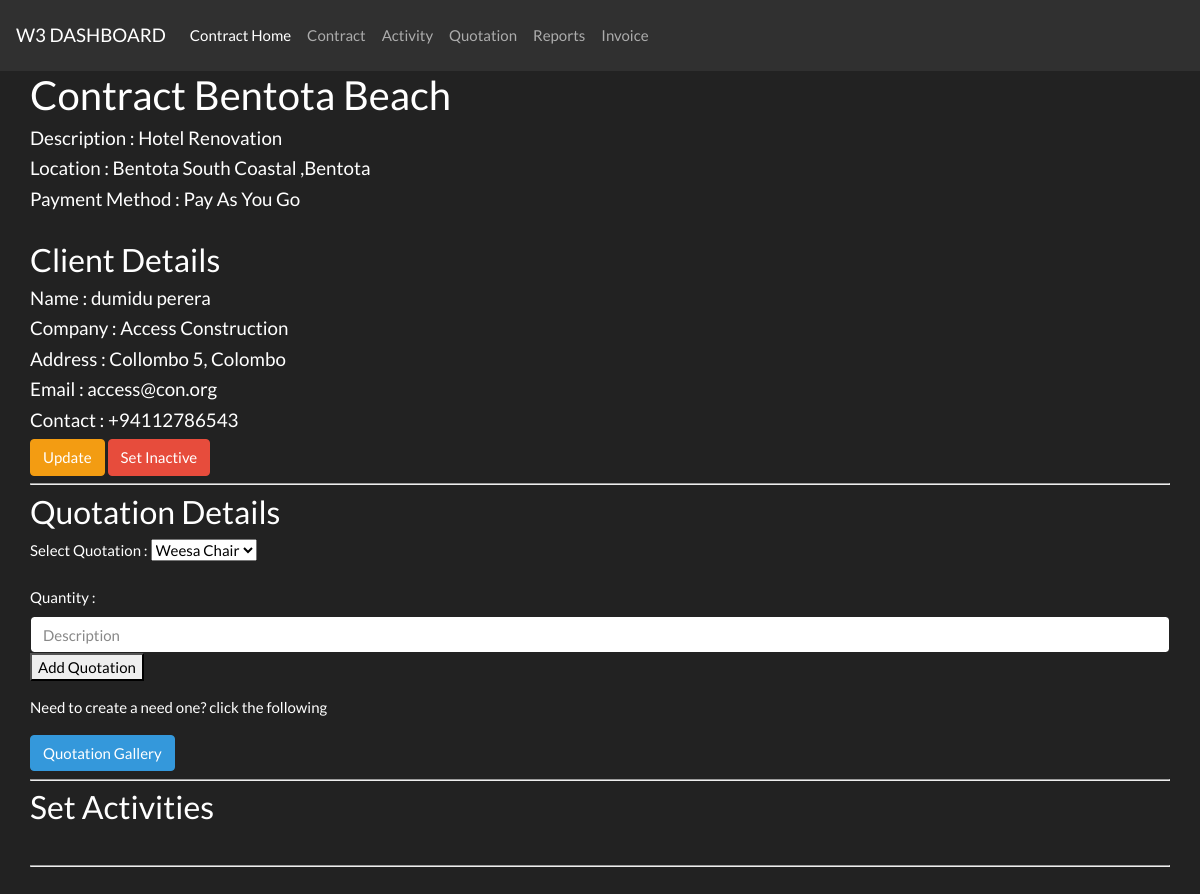
/view/contract/contractSinglePage.php?con_id=1 (signed in), run on the app's committed database.
### tables this page shows
CREATE TABLE `contract` (
  `con_id` int(10) NOT NULL,
  `con_name` varchar(100) NOT NULL,
  `startdate` date NOT NULL,
  `enddate` date NOT NULL,
  `location` varchar(50) NOT NULL,
  `con_desc` varchar(50) NOT NULL,
  `status` varchar(50) NOT NULL,
  `payment_method` varchar(20) NOT NULL,
  `c_id` int(10) NOT NULL,
  `u_id` int(10) NOT NULL
);

CREATE TABLE `client` (
  `c_id` int(10) NOT NULL,
  `c_name` varchar(50) NOT NULL,
  `c_address` varchar(225) NOT NULL,
  `c_company` varchar(50) NOT NULL,
  `c_mobile` varchar(20) NOT NULL,
  `c_email` varchar(50) NOT NULL
);

### model/contractModel.php (called while the page is built, shortened)
<?php
require_once("./../../inc/config.php");
function getSingleActiveContractDB($id){
	global $conn;
	$query = "select * from contract where con_id =".$id;
	$result = mysqli_query($conn,$query);
	return $result;
}
function getSingleClientDB($id){
	global $conn;
	$query = "select * from client where c_id = ".$id;
	$result = mysqli_query($conn,$query);
	return $result;
}
?>

### controller/contract/contractController.php (called while the page is built, shortened)
<?php
require_once("./../../model/contractModel.php");
class Contract{
    function getSingleActiveContract($id){
        $res =  getSingleActiveContractDB($id);
        return $res;
    }
    function getSingleClient($id){
        $res =  getSingleClientDB($id);
        return $res;
    }
}
?>

### model/quotationModel.php (called while the page is built)
<?php
require_once("./../../inc/config.php");
function getAllQuotationDB(){
    global $conn;
	$query = "select * from quotation";
	$result = mysqli_query($conn,$query);
	return $result;
}
?>

### controller/contract/quotationController.php (called while the page is built, shortened)
<?php
require_once("./../../model/quotationModel.php");
class Quotation{
    function getAllQuotation(){
        $res =  getAllQuotationDB();
        return $res;
    }
}
?>

### view/contract/contractSinglePage.php (the view, shortened to what this page needs)
<?php
 require_once('./contractHeader.php');
 require_once('./../../controller/contract/contractController.php');
 require_once('./../../controller/contract/quotationController.php');
 if (isset($_GET['con_id'])) {
    $con = new Contract();
    $quo = new Quotation();
    $con_details = $con->getSingleActiveContract($_GET['con_id']);
    $row = mysqli_fetch_array($con_details);
    $client_details = $con->getSingleClient($row['c_id']);
    $row_client = mysqli_fetch_array($client_details);
    $quo_details = $quo->getAllQuotation();
}
?>
<div class="container">
    <h2>Contract <?php echo $row["con_name"]; ?></h2>
    <h5>Description    : <?php echo $row["con_desc"]; ?></h5>
    <h5>Location       : <?php echo $row["location"]; ?></h5>
    <h5>Payment Method : <?php echo $row["payment_method"]; ?></h5>
    <br>
    <h3>Client Details</h3>
    <h5>Name : <?php echo $row_client["c_name"]; ?></h5>
    <h5>Company : <?php echo $row_client["c_company"]; ?></h5>
    <h5>Address : <?php echo $row_client["c_address"]; ?></h5>
    <h5>Email : <?php echo $row_client["c_email"]; ?></h5>
    <h5>Contact : <?php echo $row_client["c_mobile"]; ?></h5>
    <button class="btn btn-warning">Update</button>
    <button class="btn btn-danger">Set Inactive</button>
    <br>
    <hr>
    <h3>Quotation Details</h3>
    <form action="./../../controller/contract/quotationController.php">
    <div class="form-group">
        <label>Select Quotation :</label>
        <select name="quotation" id="quotation">
            <?php
            while($row_quo = mysqli_fetch_array($quo_details)) {
            ?>
            <option value="<?php echo $row_quo["q_id"];?>"><?php echo $row_quo["q_name"];?></option>
        <?php
        }
        ?>
        </select>
    </div>
    <label>Quantity :</label>
    <input type="text" class="form-control" placeholder="Description" name="q_quantity">
    <button type="submit" name="quotation_contract">Add Quotation</button>
    </form>
    <p>Need to create a need one? click the following</p>
    <a class="btn btn-info" href="./../../view/contract/quotationAdd.php">Quotation Gallery</a>
    <br>
    <hr>
    <h3>Set Activities</h3>
    <br>
    <hr>
    <br>
</div>

### data on the page
contract: con_name "Bentota Beach", con_desc "Hotel Renovation", location "Bentota South Coastal ,Bentota", payment_method "Pay As You Go"
client: c_name "dumidu perera", c_company "Access Construction", c_address "Collombo 5, Colombo", c_email "access@con.org", c_mobile "+94112786543"

### other printed values
form field quotation "Weesa Chair"
